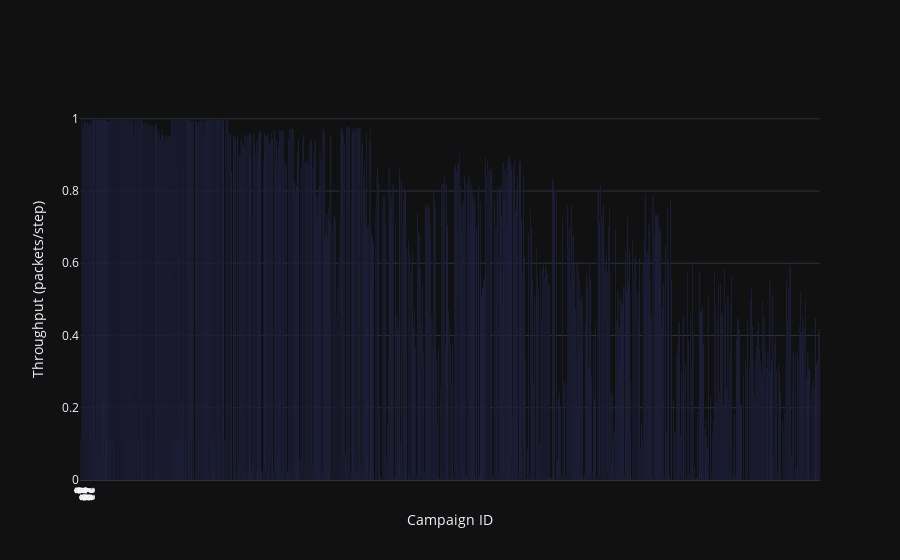

The cell this chart's notebook holds for it:
### Code cell
fig = go.Figure()

campaign_hovertemplate = '<b>Score: %{y}</b><br>'
for index, column in enumerate(variable_columns):
    campaign_hovertemplate += column + ': %{customdata['+ str(index) + ']}<br>'
campaign_hovertemplate += '<extra></extra>'

fig.add_trace(go.Bar(
    x=result_df['campaign_id'],
    y=result_df['score'],
    name='Avg. Throughput',
    customdata=result_df[variable_columns],
    hovertemplate=campaign_hovertemplate
))

fig.update_layout(
    barmode='overlay',
    xaxis_title='Campaign ID',
    yaxis_title='Throughput (packets/step)',
    hovermode='x'
)

fig.update_xaxes(
   ticktext=[str(i) for i in range(24)],
   tickvals=[i for i in range(24)],
)

fig.show()

### Figure 1 — Plotly figure (JSON) as saved in the notebook; plotly's stock layout.template omitted (floating-point values rounded to 4 significant figures; data arrays with more than 128 entries replaced by an {"elided": "..."} marker saying what was removed)
{"data": [{"customdata": {"elided": "1500x5 str values"}, "hovertemplate": "<b>Score: %{y}</b><br>maximum_simulation_steps: %{customdata[0]}<br>state: %{customdata[1]}<br>mission_size: %{customdata[2]}<br>repetitions: %{customdata[3]}<br>training: %{customdata[4]}<br><extra></extra>", "name": "Avg. Throughput", "x": {"elided": "1500 int values"}, "y": {"elided": "1500 float values"}, "type": "bar"}], "layout": {"barmode": "overlay", "xaxis": {"title": {"text": "Campaign ID"}, "ticktext": ["0", "1", "2", "3", "4", "5", "6", "7", "8", "9", "10", "11", "12", "13", "14", "15", "16", "17", "18", "19", "20", "21", "22", "23"], "tickvals": [0, 1, 2, 3, 4, 5, 6, 7, 8, 9, 10, 11, 12, 13, 14, 15, 16, 17, 18, 19, 20, 21, 22, 23]}, "yaxis": {"title": {"text": "Throughput (packets/step)"}}, "hovermode": "x"}}
